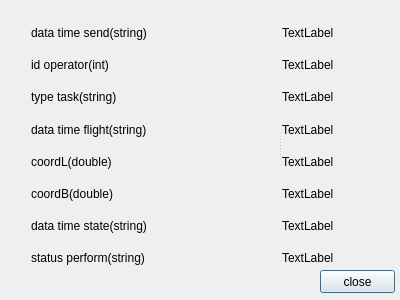
<?xml version="1.0" encoding="UTF-8"?>
<ui version="4.0">
 <class>viewTask</class>
 <widget class="QDialog" name="viewTask">
  <property name="geometry">
   <rect>
    <x>0</x>
    <y>0</y>
    <width>400</width>
    <height>300</height>
   </rect>
  </property>
  <property name="windowTitle">
   <string>Dialog</string>
  </property>
  <widget class="QPushButton" name="close">
   <property name="geometry">
    <rect>
     <x>320</x>
     <y>270</y>
     <width>75</width>
     <height>23</height>
    </rect>
   </property>
   <property name="text">
    <string>close</string>
   </property>
  </widget>
  <widget class="QSplitter" name="splitter">
   <property name="geometry">
    <rect>
     <x>31</x>
     <y>20</y>
     <width>361</width>
     <height>251</height>
    </rect>
   </property>
   <property name="orientation">
    <enum>Qt::Horizontal</enum>
   </property>
   <widget class="QWidget" name="">
    <layout class="QVBoxLayout" name="verticalLayout">
     <item>
      <widget class="QLabel" name="label">
       <property name="text">
        <string>data time send(string)</string>
       </property>
      </widget>
     </item>
     <item>
      <widget class="QLabel" name="label_2">
       <property name="text">
        <string>id operator(int)</string>
       </property>
      </widget>
     </item>
     <item>
      <widget class="QLabel" name="label_3">
       <property name="text">
        <string>type task(string)</string>
       </property>
      </widget>
     </item>
     <item>
      <widget class="QLabel" name="label_4">
       <property name="text">
        <string>data time flight(string)</string>
       </property>
      </widget>
     </item>
     <item>
      <widget class="QLabel" name="label_5">
       <property name="text">
        <string>coordL(double)</string>
       </property>
      </widget>
     </item>
     <item>
      <widget class="QLabel" name="label_6">
       <property name="text">
        <string>coordB(double)</string>
       </property>
      </widget>
     </item>
     <item>
      <widget class="QLabel" name="label_7">
       <property name="text">
        <string>data time state(string)</string>
       </property>
      </widget>
     </item>
     <item>
      <widget class="QLabel" name="label_8">
       <property name="text">
        <string>status perform(string)</string>
       </property>
      </widget>
     </item>
    </layout>
   </widget>
   <widget class="QWidget" name="layoutWidget">
    <layout class="QVBoxLayout" name="verticalLayout_2">
     <item>
      <widget class="QLabel" name="dataTimeSend">
       <property name="text">
        <string>TextLabel</string>
       </property>
      </widget>
     </item>
     <item>
      <widget class="QLabel" name="idOperator">
       <property name="text">
        <string>TextLabel</string>
       </property>
      </widget>
     </item>
     <item>
      <widget class="QLabel" name="typeTask">
       <property name="text">
        <string>TextLabel</string>
       </property>
      </widget>
     </item>
     <item>
      <widget class="QLabel" name="dataTimeFlight">
       <property name="text">
        <string>TextLabel</string>
       </property>
      </widget>
     </item>
     <item>
      <widget class="QLabel" name="coordL">
       <property name="text">
        <string>TextLabel</string>
       </property>
      </widget>
     </item>
     <item>
      <widget class="QLabel" name="coordB">
       <property name="text">
        <string>TextLabel</string>
       </property>
      </widget>
     </item>
     <item>
      <widget class="QLabel" name="dataTimeState">
       <property name="text">
        <string>TextLabel</string>
       </property>
      </widget>
     </item>
     <item>
      <widget class="QLabel" name="statusPerform">
       <property name="text">
        <string>TextLabel</string>
       </property>
      </widget>
     </item>
    </layout>
   </widget>
  </widget>
 </widget>
 <resources/>
 <connections/>
</ui>
